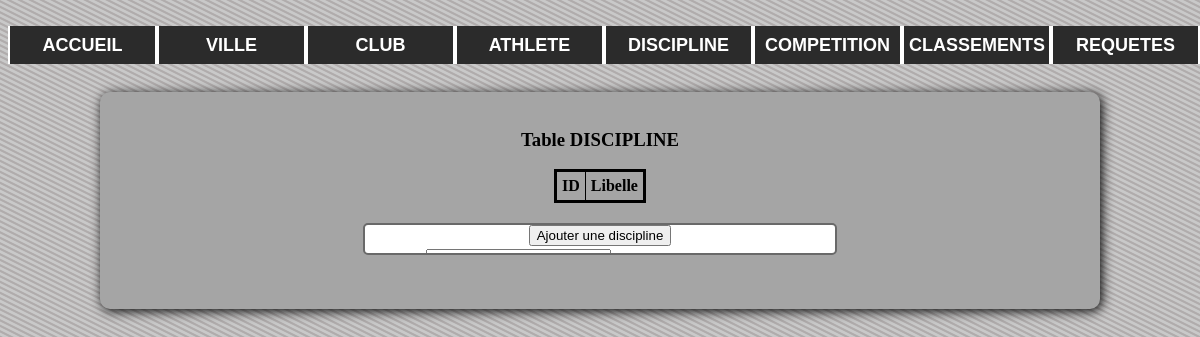
The app's page /Discipline.php, older data.
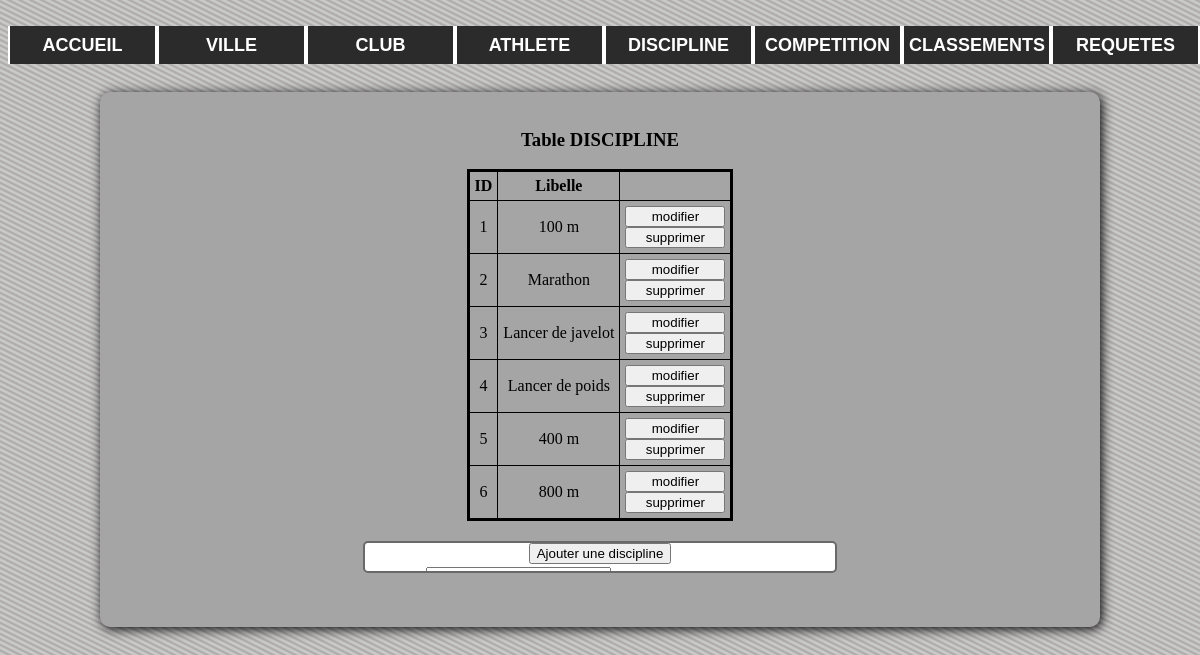
The same page, newer data.
### tables this page shows
create table DISCIPLINE(

	noDiscipline INT NOT NULL AUTO_INCREMENT,
	libelleDiscipline VARCHAR(20),
	PRIMARY KEY(noDiscipline))
	TYPE = InnoDB;

### bdd.php (called while the page is built, shortened)
<?php
function bdd_query($query) {
    $resultat = mysql_query($query) or die("La requete demandee n'a pu aboutir... <a href=index.php>Recommencez</a>");
    return $resultat;
}
?>

### Discipline.php (the view, shortened to what this page needs)
<?php
    require_once("header.php");
    require_once("bdd.php");
?>
<br/>
<br/>
<div id="mainContainer">
    <br/><h3>Table DISCIPLINE</h3>
    <?php
    $req="Select * from DISCIPLINE";
    $res=bdd_query($req);
    echo"
        <table id=\"tableau\">\n
            <tr>\n
                <td><b>ID</b></td><td class=\"libelleDiscipline\"><b>Libelle</b></td>\n
             </tr>";
    while($l=mysql_fetch_array($res)){
        echo"<tr>\n
                <td>".$l[0]."</td><td class=\"libelleDiscipline\">".$l[1]."</td>
                <td><input type=\"button\" value=\"modifier\" onClick=\"deroule2(100, 1, '".$l[1]."', '".$l[0]."');remplir_champ_modif('no', ".$l[0].");remplir_champ_modif('libelleDisciplineModif', '".$l[1]."')\">
                <br/><input type=\"button\" value=\"supprimer\" onClick=\"if(confirm('confirmez-vous la suppression ?'))document.location.href='Maj_discipline.php?action=2&id=".$l[0]."'\"></td></tr>\n";
    }
    echo "</table>"
    ?>
    <div id="form_ajout">
        <input type="button" onClick="deroule(100, 1)" value="Ajouter une discipline"><br/>
        <form method="POST" action="Maj_discipline.php?action=1" onSubmit="return confirm('confirmez-vous l\'ajout ?')">
               <table>
                    <tr>
                   <td><label for="libelleDiscipline">Libellé : </label></td><td><input type="text" name="libelleDiscipline" id="libelleDiscipline" onKeyUp="check_field('libelleDiscipline')"></td>
                   <td id="error_libelleDiscipline"></td>
                   </tr>
               </table>
        </form>
    </div><br/><br/>
    <br/>
</div><br/>
</body>
</html>

Row changes from the older to the newer data that the page shows:
added discipline: noDiscipline "1", libelleDiscipline "100 m"
added discipline: noDiscipline "2", libelleDiscipline "Marathon"
added discipline: noDiscipline "3", libelleDiscipline "Lancer de javelot"
added discipline: noDiscipline "4", libelleDiscipline "Lancer de poids"
added discipline: noDiscipline "5", libelleDiscipline "400 m"
added discipline: noDiscipline "6", libelleDiscipline "800 m"
